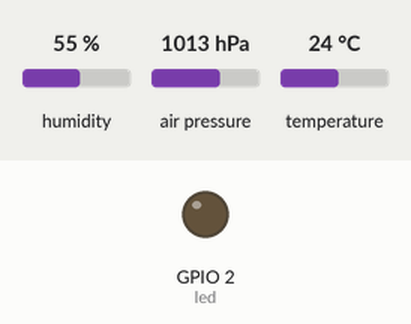
Simulated run of this program. Board: ESP32 board running MicroPython. Shown: output pins drawn as LEDs (lit = HIGH). The test bench sets the inputs (shaded band); at power-on: humidity 55 %, air pressure 1013 hPa, temperature 24 °C. WiFi joins after 1.5 s; web requests get an empty 200 reply after 0.4 s; library files of the repository ran but are not shown: bme280.py; what the program prints to the serial console is not drawn.

Above: at 2.7 s.
Timing chart, 0 to 4.2 s (numbered marks = the images above):
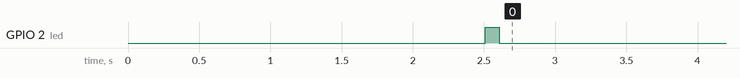

The program:

main.py
```python
"""
ESP32 Weather Sensor — MicroPython

Reads BME280 every REPORT_INTERVAL seconds and POSTs JSON to the Pi.
Set SENSOR_LOCATION in config.py to "indoor" or "outdoor".

Wiring (ESP32 -> BME280):
  3V3 -> VIN
  GND -> GND
  GPIO21 (SDA) -> SDA
  GPIO22 (SCL) -> SCL

Flash with: mpremote cp config.py bme280.py main.py :
"""

import machine
import network
import time
import json
import urequests

from config import (WIFI_SSID, WIFI_PASS, PI_HOST, PI_PORT,
                    REPORT_INTERVAL, BME280_ADDR, SENSOR_LOCATION)
from bme280 import BME280

led = machine.Pin(2, machine.Pin.OUT)


def connect_wifi():
    wlan = network.WLAN(network.STA_IF)
    wlan.active(True)
    if wlan.isconnected():
        return wlan
    print(f"Connecting to {WIFI_SSID}...")
    wlan.connect(WIFI_SSID, WIFI_PASS)
    for _ in range(30):
        if wlan.isconnected():
            print(f"Connected: {wlan.ifconfig()[0]}")
            return wlan
        time.sleep(1)
    print("WiFi connection failed")
    return None


def blink(times=1, on_ms=100, off_ms=100):
    for _ in range(times):
        led.on()
        time.sleep_ms(on_ms)
        led.off()
        time.sleep_ms(off_ms)


def main():
    wlan = connect_wifi()
    if not wlan:
        machine.deepsleep(60000)

    i2c = machine.I2C(0, scl=machine.Pin(22), sda=machine.Pin(21), freq=100000)
    try:
        sensor = BME280(i2c, addr=BME280_ADDR)
    except Exception as e:
        print(f"BME280 init failed: {e}")
        blink(5, 50, 50)
        machine.deepsleep(60000)

    url = f"http://{PI_HOST}:{PI_PORT}/sensor"

    while True:
        try:
            temp_c, humidity, pressure = sensor.read()
            temp_f = round(temp_c * 9 / 5 + 32, 1)

            payload = {
                "location": SENSOR_LOCATION,
                "temp_f": temp_f,
                "temp_c": temp_c,
                "humidity_pct": humidity,
                "pressure_hpa": pressure,
            }
            print(f"[{SENSOR_LOCATION}] {temp_f}F {humidity}% {pressure}hPa")

            resp = urequests.post(url, json=payload,
                                 headers={"Content-Type": "application/json"})
            if resp.status_code == 200:
                blink(1)
            else:
                print(f"HTTP {resp.status_code}")
                blink(3, 50, 50)
            resp.close()

        except Exception as e:
            print(f"Error: {e}")
            blink(3, 50, 50)
            if not wlan.isconnected():
                wlan = connect_wifi()

        time.sleep(REPORT_INTERVAL)


main()
```

config.py
```python
# ESP32 Sensor Configuration
# Edit these values before flashing to your ESP32

WIFI_SSID = "YOUR_WIFI_SSID"
WIFI_PASS = "YOUR_WIFI_PASSWORD"

# IP address of the Raspberry Pi running sensor_server.py
PI_HOST = "192.168.1.100"
PI_PORT = 8081

# Set to "indoor" or "outdoor" — identifies this sensor to the Pi
SENSOR_LOCATION = "outdoor"

# How often to send readings (seconds)
REPORT_INTERVAL = 300  # 5 minutes

# BME280 I2C address (0x76 or 0x77 depending on board)
BME280_ADDR = 0x76
```

Measured:
- by itself, GPIO 2 (led): LOW → HIGH at 2.5 s, → LOW 0.10 s later
